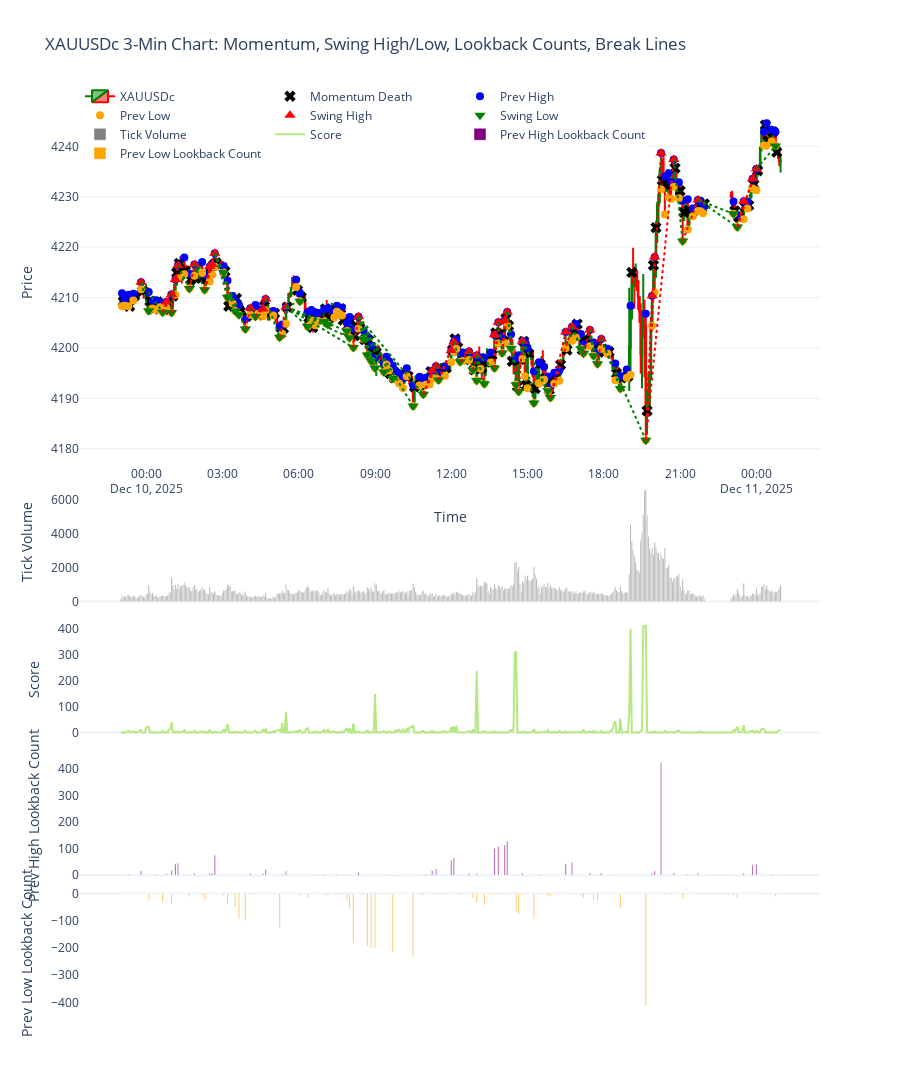

Notebook code for this chart:
### Code cell
import MetaTrader5 as mt5 
import pandas as pd
import numpy as np
import plotly.graph_objects as go
from datetime import datetime, timedelta

# -------------------------
# 1. Initialize MT5
# -------------------------
if not mt5.initialize():
    print("MT5 initialization failed")
    mt5.shutdown()

# -------------------------
# 2. Fetch 3-minute data
# -------------------------
symbol = "XAUUSDc"
timeframe = mt5.TIMEFRAME_M3
n_bars = 500
utc_from = datetime.now() - timedelta(days=1)

rates = mt5.copy_rates_from(symbol, timeframe, utc_from, n_bars)
mt5.shutdown()

# -------------------------
# 3. Convert to DataFrame
# -------------------------
df = pd.DataFrame(rates)
df['time'] = pd.to_datetime(df['time'], unit='s')
df.set_index('time', inplace=True)

# -------------------------
# 4. Remove non-trading periods (weekends)
# -------------------------
df = df[df.index.dayofweek < 5]

# -------------------------
# 5. Compute Infinite Lookback Score (momentum)
# -------------------------
scores = [0]
for i in range(1, len(df)):
    curr_vol = df['tick_volume'].iloc[i]
    prev_vol = df['tick_volume'].iloc[i - 1]

    if curr_vol <= prev_vol:
        scores.append(0)
        continue

    score = 0
    j = i - 1
    while j >= 0:
        if df['tick_volume'].iloc[j] < curr_vol:
            score += 1
            j -= 1
        else:
            break
    scores.append(score)
df['score'] = scores

# -------------------------
# 6. Detect Momentum Death Points and prev high/low marks
# -------------------------
momentum_death_x = []
momentum_death_y = []
prev_high_x = []
prev_high_y = []
prev_low_x = []
prev_low_y = []

for i in range(1, len(df)):
    if df['score'].iloc[i - 1] > 0 and df['score'].iloc[i] == 0:
        momentum_death_x.append(df.index[i])
        momentum_death_y.append(df['close'].iloc[i])

        prev_high_x.append(df.index[i - 1])
        prev_high_y.append(df['high'].iloc[i - 1])

        prev_low_x.append(df.index[i - 1])
        prev_low_y.append(df['low'].iloc[i - 1])

# -------------------------
# 7. Compute Infinite-Left Lookback Count for Prev High
# -------------------------
prev_high_lookback_score = np.zeros(len(df))
prev_high_indices = [df.index.get_loc(x) for x in prev_high_x]

for idx in prev_high_indices:
    current_high = df['high'].iloc[idx]
    j = idx - 1
    lookback_count = 0
    while j >= 0:
        if df['low'].iloc[j] <= current_high <= df['high'].iloc[j]:
            break
        lookback_count += 1
        j -= 1
    prev_high_lookback_score[idx] = lookback_count
df['prev_high_lookback_score'] = prev_high_lookback_score

# -------------------------
# 8. Compute Infinite-Left Lookback Count for Prev Low (negative)
# -------------------------
prev_low_lookback_score = np.zeros(len(df))
prev_low_indices = [df.index.get_loc(x) for x in prev_low_x]

for idx in prev_low_indices:
    current_low = df['low'].iloc[idx]
    j = idx - 1
    lookback_count = 0
    while j >= 0:
        if df['low'].iloc[j] <= current_low <= df['high'].iloc[j]:
            break
        lookback_count += 1
        j -= 1
    prev_low_lookback_score[idx] = -lookback_count
df['prev_low_lookback_score'] = prev_low_lookback_score

# -------------------------
# 9. Detect Swing Highs and Swing Lows
# -------------------------
swing_high_x = []
swing_high_y = []
swing_low_x = []
swing_low_y = []

for i in range(len(df)):
    if df['prev_high_lookback_score'].iloc[i] >= 5:
        swing_high_x.append(df.index[i])
        swing_high_y.append(df['high'].iloc[i])
    if df['prev_low_lookback_score'].iloc[i] <= -5:
        swing_low_x.append(df.index[i])
        swing_low_y.append(df['low'].iloc[i])

# -------------------------
# 10. Prepare Break Lines Between Swing Points
# -------------------------
break_lines = []

# Combine swing highs and lows into a DataFrame
swings = pd.DataFrame({
    'time': swing_high_x + swing_low_x,
    'price': swing_high_y + swing_low_y,
    'type': ['high'] * len(swing_high_x) + ['low'] * len(swing_low_x)
})
swings = swings.sort_values('time').reset_index(drop=True)

# Connect each swing to nearest previous opposite swing
for i in range(1, len(swings)):
    current = swings.iloc[i]
    for j in range(i - 1, -1, -1):
        prev = swings.iloc[j]
        if prev['type'] != current['type']:
            line_color = 'red' if prev['type'] == 'low' and current['type'] == 'high' else 'green'
            break_lines.append(dict(
                type="line",
                x0=prev['time'],
                y0=prev['price'],
                x1=current['time'],
                y1=current['price'],
                line=dict(color=line_color, width=2, dash='dot'),
                xref="x",
                yref="y",
                layer="above"
            ))
            break

# -------------------------
# 11. Plot 5-pane chart with Swing High/Low and Break Lines
# -------------------------
fig = go.Figure()

# Price pane
fig.add_trace(go.Candlestick(
    x=df.index,
    open=df['open'],
    high=df['high'],
    low=df['low'],
    close=df['close'],
    name='XAUUSDc',
    increasing_line_color='green',
    decreasing_line_color='red'
))

# Momentum-death markers
fig.add_trace(go.Scatter(
    x=momentum_death_x,
    y=momentum_death_y,
    mode='markers',
    name='Momentum Death',
    marker=dict(size=10, color='black', symbol='x'),
    yaxis='y'
))

# Prev high/low circles
fig.add_trace(go.Scatter(
    x=prev_high_x,
    y=prev_high_y,
    mode='markers',
    name='Prev High',
    marker=dict(size=8, color='blue', symbol='circle'),
    yaxis='y'
))
fig.add_trace(go.Scatter(
    x=prev_low_x,
    y=prev_low_y,
    mode='markers',
    name='Prev Low',
    marker=dict(size=8, color='orange', symbol='circle'),
    yaxis='y'
))

# Swing High/Low markers
fig.add_trace(go.Scatter(
    x=swing_high_x,
    y=swing_high_y,
    mode='markers',
    name='Swing High',
    marker=dict(size=10, color='red', symbol='triangle-up'),
    yaxis='y'
))
fig.add_trace(go.Scatter(
    x=swing_low_x,
    y=swing_low_y,
    mode='markers',
    name='Swing Low',
    marker=dict(size=10, color='green', symbol='triangle-down'),
    yaxis='y'
))

# Tick Volume pane
fig.add_trace(go.Bar(
    x=df.index,
    y=df['tick_volume'],
    name='Tick Volume',
    marker_color='gray',
    yaxis='y2'
))

# Momentum score pane
fig.add_trace(go.Scatter(
    x=df.index,
    y=df['score'],
    mode='lines',
    name='Score',
    marker=dict(size=4),
    yaxis='y3'
))

# Prev High Lookback Count pane
fig.add_trace(go.Bar(
    x=df.index,
    y=df['prev_high_lookback_score'],
    name='Prev High Lookback Count',
    marker_color='purple',
    yaxis='y4'
))

# Prev Low Lookback Count pane (negative)
fig.add_trace(go.Bar(
    x=df.index,
    y=df['prev_low_lookback_score'],
    name='Prev Low Lookback Count',
    marker_color='orange',
    yaxis='y5'
))

# Layout with 5 panes
fig.update_layout(
    template='plotly_white',
    title='XAUUSDc 3-Min Chart: Momentum, Swing High/Low, Lookback Counts, Break Lines',
    xaxis=dict(title='Time', rangeslider=dict(visible=False)),
    yaxis=dict(title='Price', domain=[0.60, 1]),
    yaxis2=dict(title='Tick Volume', domain=[0.45, 0.58], showgrid=False),
    yaxis3=dict(title='Score', domain=[0.30, 0.43], showgrid=False),
    yaxis4=dict(title='Prev High Lookback Count', domain=[0.15, 0.28], showgrid=False),
    yaxis5=dict(title='Prev Low Lookback Count', domain=[0.00, 0.13], showgrid=False),
    height=1300,
    legend=dict(orientation='h', y=1.02, x=0),
    shapes=break_lines
)

fig.show()

### Figure 1 — Plotly figure (JSON) as saved in the notebook; plotly's stock layout.template omitted (floating-point values rounded to 4 significant figures; data arrays with more than 128 entries replaced by an {"elided": "..."} marker saying what was removed)
{"data": [{"close": {"elided": "500 float values"}, "decreasing": {"line": {"color": "red"}}, "high": {"elided": "500 float values"}, "increasing": {"line": {"color": "green"}}, "low": {"elided": "500 float values"}, "name": "XAUUSDc", "open": {"elided": "500 float values"}, "type": "candlestick", "x": {"elided": "500 str values"}}, {"marker": {"color": "black", "size": 10, "symbol": "x"}, "mode": "markers", "name": "Momentum Death", "type": "scatter", "x": {"elided": "142 str values"}, "y": {"elided": "142 float values"}, "yaxis": "y"}, {"marker": {"color": "blue", "size": 8, "symbol": "circle"}, "mode": "markers", "name": "Prev High", "type": "scatter", "x": {"elided": "142 str values"}, "y": {"elided": "142 float values"}, "yaxis": "y"}, {"marker": {"color": "orange", "size": 8, "symbol": "circle"}, "mode": "markers", "name": "Prev Low", "type": "scatter", "x": {"elided": "142 str values"}, "y": {"elided": "142 float values"}, "yaxis": "y"}, {"marker": {"color": "red", "size": 10, "symbol": "triangle-up"}, "mode": "markers", "name": "Swing High", "type": "scatter", "x": ["2025-12-09T23:48:00", "2025-12-10T00:48:00", "2025-12-10T01:00:00", "2025-12-10T01:09:00", "2025-12-10T01:15:00", "2025-12-10T01:54:00", "2025-12-10T02:30:00", "2025-12-10T02:36:00", "2025-12-10T02:42:00", "2025-12-10T04:06:00", "2025-12-10T04:36:00", "2025-12-10T04:42:00", "2025-12-10T05:30:00", "2025-12-10T08:21:00", "2025-12-10T11:15:00", "2025-12-10T11:24:00", "2025-12-10T12:00:00", "2025-12-10T12:06:00", "2025-12-10T12:42:00", "2025-12-10T13:00:00", "2025-12-10T13:42:00", "2025-12-10T13:51:00", "2025-12-10T14:06:00", "2025-12-10T14:12:00", "2025-12-10T14:48:00", "2025-12-10T16:30:00", "2025-12-10T16:45:00", "2025-12-10T17:27:00", "2025-12-10T17:54:00", "2025-12-10T19:54:00", "2025-12-10T20:00:00", "2025-12-10T20:15:00", "2025-12-10T20:45:00", "2025-12-10T21:42:00", "2025-12-10T23:30:00", "2025-12-10T23:51:00", "2025-12-11T00:00:00"], "y": [4213.0, 4209.0, 4211.0, 4214.0, 4216.0, 4217.0, 4216.0, 4217.0, 4219.0, 4208.0, 4208.0, 4210.0, 4208.0, 4206.0, 4195.0, 4196.0, 4200.0, 4201.0, 4199.0, 4199.0, 4203.0, 4205.0, 4205.0, 4207.0, 4201.0, 4203.0, 4204.0, 4204.0, 4202.0, 4210.0, 4218.0, 4239.0, 4237.0, 4229.0, 4229.0, 4234.0, 4235.0], "yaxis": "y"}, {"marker": {"color": "green", "size": 10, "symbol": "triangle-down"}, "mode": "markers", "name": "Swing Low", "type": "scatter", "x": ["2025-12-10T00:06:00", "2025-12-10T00:39:00", "2025-12-10T01:00:00", "2025-12-10T01:42:00", "2025-12-10T02:18:00", "2025-12-10T03:03:00", "2025-12-10T03:12:00", "2025-12-10T03:30:00", "2025-12-10T03:39:00", "2025-12-10T03:54:00", "2025-12-10T04:18:00", "2025-12-10T05:15:00", "2025-12-10T06:03:00", "2025-12-10T06:21:00", "2025-12-10T07:00:00", "2025-12-10T07:09:00", "2025-12-10T07:54:00", "2025-12-10T08:00:00", "2025-12-10T08:09:00", "2025-12-10T08:33:00", "2025-12-10T08:42:00", "2025-12-10T08:51:00", "2025-12-10T09:00:00", "2025-12-10T09:21:00", "2025-12-10T09:42:00", "2025-12-10T10:30:00", "2025-12-10T10:54:00", "2025-12-10T11:30:00", "2025-12-10T12:21:00", "2025-12-10T12:51:00", "2025-12-10T13:00:00", "2025-12-10T13:18:00", "2025-12-10T13:42:00", "2025-12-10T14:00:00", "2025-12-10T14:21:00", "2025-12-10T14:33:00", "2025-12-10T14:39:00", "2025-12-10T15:15:00", "2025-12-10T15:48:00", "2025-12-10T15:54:00", "2025-12-10T17:06:00", "2025-12-10T17:12:00", "2025-12-10T17:36:00", "2025-12-10T17:45:00", "2025-12-10T18:39:00", "2025-12-10T19:39:00", "2025-12-10T21:06:00", "2025-12-10T23:06:00", "2025-12-10T23:15:00", "2025-12-11T00:45:00"], "y": [4207.0, 4207.0, 4207.0, 4212.0, 4212.0, 4215.0, 4210.0, 4207.0, 4207.0, 4204.0, 4206.0, 4202.0, 4209.0, 4204.0, 4205.0, 4205.0, 4203.0, 4202.0, 4200.0, 4202.0, 4199.0, 4197.0, 4196.0, 4195.0, 4194.0, 4188.0, 4191.0, 4194.0, 4197.0, 4196.0, 4194.0, 4193.0, 4196.0, 4199.0, 4200.0, 4193.0, 4191.0, 4189.0, 4191.0, 4190.0, 4200.0, 4199.0, 4198.0, 4197.0, 4192.0, 4182.0, 4221.0, 4227.0, 4224.0, 4240.0], "yaxis": "y"}, {"marker": {"color": "gray"}, "name": "Tick Volume", "type": "bar", "x": {"elided": "500 str values"}, "y": {"elided": "500 int values"}, "yaxis": "y2"}, {"marker": {"size": 4}, "mode": "lines", "name": "Score", "type": "scatter", "x": {"elided": "500 str values"}, "y": {"elided": "500 int values"}, "yaxis": "y3"}, {"marker": {"color": "purple"}, "name": "Prev High Lookback Count", "type": "bar", "x": {"elided": "500 str values"}, "y": {"elided": "500 float values"}, "yaxis": "y4"}, {"marker": {"color": "orange"}, "name": "Prev Low Lookback Count", "type": "bar", "x": {"elided": "500 str values"}, "y": {"elided": "500 float values"}, "yaxis": "y5"}], "layout": {"height": 1300, "legend": {"orientation": "h", "x": 0, "y": 1.02}, "shapes": [{"layer": "above", "line": {"color": "green", "dash": "dot", "width": 2}, "type": "line", "x0": "2025-12-09T23:48:00", "x1": "2025-12-10T00:06:00", "xref": "x", "y0": 4213.0, "y1": 4207.0, "yref": "y"}, {"layer": "above", "line": {"color": "green", "dash": "dot", "width": 2}, "type": "line", "x0": "2025-12-09T23:48:00", "x1": "2025-12-10T00:39:00", "xref": "x", "y0": 4213.0, "y1": 4207.0, "yref": "y"}, {"layer": "above", "line": {"color": "red", "dash": "dot", "width": 2}, "type": "line", "x0": "2025-12-10T00:39:00", "x1": "2025-12-10T00:48:00", "xref": "x", "y0": 4207.0, "y1": 4209.0, "yref": "y"}, {"layer": "above", "line": {"color": "red", "dash": "dot", "width": 2}, "type": "line", "x0": "2025-12-10T00:39:00", "x1": "2025-12-10T01:00:00", "xref": "x", "y0": 4207.0, "y1": 4211.0, "yref": "y"}, {"layer": "above", "line": {"color": "green", "dash": "dot", "width": 2}, "type": "line", "x0": "2025-12-10T01:00:00", "x1": "2025-12-10T01:00:00", "xref": "x", "y0": 4211.0, "y1": 4207.0, "yref": "y"}, {"layer": "above", "line": {"color": "red", "dash": "dot", "width": 2}, "type": "line", "x0": "2025-12-10T01:00:00", "x1": "2025-12-10T01:09:00", "xref": "x", "y0": 4207.0, "y1": 4214.0, "yref": "y"}, {"layer": "above", "line": {"color": "red", "dash": "dot", "width": 2}, "type": "line", "x0": "2025-12-10T01:00:00", "x1": "2025-12-10T01:15:00", "xref": "x", "y0": 4207.0, "y1": 4216.0, "yref": "y"}, {"layer": "above", "line": {"color": "green", "dash": "dot", "width": 2}, "type": "line", "x0": "2025-12-10T01:15:00", "x1": "2025-12-10T01:42:00", "xref": "x", "y0": 4216.0, "y1": 4212.0, "yref": "y"}, {"layer": "above", "line": {"color": "red", "dash": "dot", "width": 2}, "type": "line", "x0": "2025-12-10T01:42:00", "x1": "2025-12-10T01:54:00", "xref": "x", "y0": 4212.0, "y1": 4217.0, "yref": "y"}, {"layer": "above", "line": {"color": "green", "dash": "dot", "width": 2}, "type": "line", "x0": "2025-12-10T01:54:00", "x1": "2025-12-10T02:18:00", "xref": "x", "y0": 4217.0, "y1": 4212.0, "yref": "y"}, {"layer": "above", "line": {"color": "red", "dash": "dot", "width": 2}, "type": "line", "x0": "2025-12-10T02:18:00", "x1": "2025-12-10T02:30:00", "xref": "x", "y0": 4212.0, "y1": 4216.0, "yref": "y"}, {"layer": "above", "line": {"color": "red", "dash": "dot", "width": 2}, "type": "line", "x0": "2025-12-10T02:18:00", "x1": "2025-12-10T02:36:00", "xref": "x", "y0": 4212.0, "y1": 4217.0, "yref": "y"}, {"layer": "above", "line": {"color": "red", "dash": "dot", "width": 2}, "type": "line", "x0": "2025-12-10T02:18:00", "x1": "2025-12-10T02:42:00", "xref": "x", "y0": 4212.0, "y1": 4219.0, "yref": "y"}, {"layer": "above", "line": {"color": "green", "dash": "dot", "width": 2}, "type": "line", "x0": "2025-12-10T02:42:00", "x1": "2025-12-10T03:03:00", "xref": "x", "y0": 4219.0, "y1": 4215.0, "yref": "y"}, {"layer": "above", "line": {"color": "green", "dash": "dot", "width": 2}, "type": "line", "x0": "2025-12-10T02:42:00", "x1": "2025-12-10T03:12:00", "xref": "x", "y0": 4219.0, "y1": 4210.0, "yref": "y"}, {"layer": "above", "line": {"color": "green", "dash": "dot", "width": 2}, "type": "line", "x0": "2025-12-10T02:42:00", "x1": "2025-12-10T03:30:00", "xref": "x", "y0": 4219.0, "y1": 4207.0, "yref": "y"}, {"layer": "above", "line": {"color": "green", "dash": "dot", "width": 2}, "type": "line", "x0": "2025-12-10T02:42:00", "x1": "2025-12-10T03:39:00", "xref": "x", "y0": 4219.0, "y1": 4207.0, "yref": "y"}, {"layer": "above", "line": {"color": "green", "dash": "dot", "width": 2}, "type": "line", "x0": "2025-12-10T02:42:00", "x1": "2025-12-10T03:54:00", "xref": "x", "y0": 4219.0, "y1": 4204.0, "yref": "y"}, {"layer": "above", "line": {"color": "red", "dash": "dot", "width": 2}, "type": "line", "x0": "2025-12-10T03:54:00", "x1": "2025-12-10T04:06:00", "xref": "x", "y0": 4204.0, "y1": 4208.0, "yref": "y"}, {"layer": "above", "line": {"color": "green", "dash": "dot", "width": 2}, "type": "line", "x0": "2025-12-10T04:06:00", "x1": "2025-12-10T04:18:00", "xref": "x", "y0": 4208.0, "y1": 4206.0, "yref": "y"}, {"layer": "above", "line": {"color": "red", "dash": "dot", "width": 2}, "type": "line", "x0": "2025-12-10T04:18:00", "x1": "2025-12-10T04:36:00", "xref": "x", "y0": 4206.0, "y1": 4208.0, "yref": "y"}, {"layer": "above", "line": {"color": "red", "dash": "dot", "width": 2}, "type": "line", "x0": "2025-12-10T04:18:00", "x1": "2025-12-10T04:42:00", "xref": "x", "y0": 4206.0, "y1": 4210.0, "yref": "y"}, {"layer": "above", "line": {"color": "green", "dash": "dot", "width": 2}, "type": "line", "x0": "2025-12-10T04:42:00", "x1": "2025-12-10T05:15:00", "xref": "x", "y0": 4210.0, "y1": 4202.0, "yref": "y"}, {"layer": "above", "line": {"color": "red", "dash": "dot", "width": 2}, "type": "line", "x0": "2025-12-10T05:15:00", "x1": "2025-12-10T05:30:00", "xref": "x", "y0": 4202.0, "y1": 4208.0, "yref": "y"}, {"layer": "above", "line": {"color": "green", "dash": "dot", "width": 2}, "type": "line", "x0": "2025-12-10T05:30:00", "x1": "2025-12-10T06:03:00", "xref": "x", "y0": 4208.0, "y1": 4209.0, "yref": "y"}, {"layer": "above", "line": {"color": "green", "dash": "dot", "width": 2}, "type": "line", "x0": "2025-12-10T05:30:00", "x1": "2025-12-10T06:21:00", "xref": "x", "y0": 4208.0, "y1": 4204.0, "yref": "y"}, {"layer": "above", "line": {"color": "green", "dash": "dot", "width": 2}, "type": "line", "x0": "2025-12-10T05:30:00", "x1": "2025-12-10T07:00:00", "xref": "x", "y0": 4208.0, "y1": 4205.0, "yref": "y"}, {"layer": "above", "line": {"color": "green", "dash": "dot", "width": 2}, "type": "line", "x0": "2025-12-10T05:30:00", "x1": "2025-12-10T07:09:00", "xref": "x", "y0": 4208.0, "y1": 4205.0, "yref": "y"}, {"layer": "above", "line": {"color": "green", "dash": "dot", "width": 2}, "type": "line", "x0": "2025-12-10T05:30:00", "x1": "2025-12-10T07:54:00", "xref": "x", "y0": 4208.0, "y1": 4203.0, "yref": "y"}, {"layer": "above", "line": {"color": "green", "dash": "dot", "width": 2}, "type": "line", "x0": "2025-12-10T05:30:00", "x1": "2025-12-10T08:00:00", "xref": "x", "y0": 4208.0, "y1": 4202.0, "yref": "y"}, {"layer": "above", "line": {"color": "green", "dash": "dot", "width": 2}, "type": "line", "x0": "2025-12-10T05:30:00", "x1": "2025-12-10T08:09:00", "xref": "x", "y0": 4208.0, "y1": 4200.0, "yref": "y"}, {"layer": "above", "line": {"color": "red", "dash": "dot", "width": 2}, "type": "line", "x0": "2025-12-10T08:09:00", "x1": "2025-12-10T08:21:00", "xref": "x", "y0": 4200.0, "y1": 4206.0, "yref": "y"}, {"layer": "above", "line": {"color": "green", "dash": "dot", "width": 2}, "type": "line", "x0": "2025-12-10T08:21:00", "x1": "2025-12-10T08:33:00", "xref": "x", "y0": 4206.0, "y1": 4202.0, "yref": "y"}, {"layer": "above", "line": {"color": "green", "dash": "dot", "width": 2}, "type": "line", "x0": "2025-12-10T08:21:00", "x1": "2025-12-10T08:42:00", "xref": "x", "y0": 4206.0, "y1": 4199.0, "yref": "y"}, {"layer": "above", "line": {"color": "green", "dash": "dot", "width": 2}, "type": "line", "x0": "2025-12-10T08:21:00", "x1": "2025-12-10T08:51:00", "xref": "x", "y0": 4206.0, "y1": 4197.0, "yref": "y"}, {"layer": "above", "line": {"color": "green", "dash": "dot", "width": 2}, "type": "line", "x0": "2025-12-10T08:21:00", "x1": "2025-12-10T09:00:00", "xref": "x", "y0": 4206.0, "y1": 4196.0, "yref": "y"}, {"layer": "above", "line": {"color": "green", "dash": "dot", "width": 2}, "type": "line", "x0": "2025-12-10T08:21:00", "x1": "2025-12-10T09:21:00", "xref": "x", "y0": 4206.0, "y1": 4195.0, "yref": "y"}, {"layer": "above", "line": {"color": "green", "dash": "dot", "width": 2}, "type": "line", "x0": "2025-12-10T08:21:00", "x1": "2025-12-10T09:42:00", "xref": "x", "y0": 4206.0, "y1": 4194.0, "yref": "y"}, {"layer": "above", "line": {"color": "green", "dash": "dot", "width": 2}, "type": "line", "x0": "2025-12-10T08:21:00", "x1": "2025-12-10T10:30:00", "xref": "x", "y0": 4206.0, "y1": 4188.0, "yref": "y"}, {"layer": "above", "line": {"color": "green", "dash": "dot", "width": 2}, "type": "line", "x0": "2025-12-10T08:21:00", "x1": "2025-12-10T10:54:00", "xref": "x", "y0": 4206.0, "y1": 4191.0, "yref": "y"}, {"layer": "above", "line": {"color": "red", "dash": "dot", "width": 2}, "type": "line", "x0": "2025-12-10T10:54:00", "x1": "2025-12-10T11:15:00", "xref": "x", "y0": 4191.0, "y1": 4195.0, "yref": "y"}, {"layer": "above", "line": {"color": "red", "dash": "dot", "width": 2}, "type": "line", "x0": "2025-12-10T10:54:00", "x1": "2025-12-10T11:24:00", "xref": "x", "y0": 4191.0, "y1": 4196.0, "yref": "y"}, {"layer": "above", "line": {"color": "green", "dash": "dot", "width": 2}, "type": "line", "x0": "2025-12-10T11:24:00", "x1": "2025-12-10T11:30:00", "xref": "x", "y0": 4196.0, "y1": 4194.0, "yref": "y"}, {"layer": "above", "line": {"color": "red", "dash": "dot", "width": 2}, "type": "line", "x0": "2025-12-10T11:30:00", "x1": "2025-12-10T12:00:00", "xref": "x", "y0": 4194.0, "y1": 4200.0, "yref": "y"}, {"layer": "above", "line": {"color": "red", "dash": "dot", "width": 2}, "type": "line", "x0": "2025-12-10T11:30:00", "x1": "2025-12-10T12:06:00", "xref": "x", "y0": 4194.0, "y1": 4201.0, "yref": "y"}, {"layer": "above", "line": {"color": "green", "dash": "dot", "width": 2}, "type": "line", "x0": "2025-12-10T12:06:00", "x1": "2025-12-10T12:21:00", "xref": "x", "y0": 4201.0, "y1": 4197.0, "yref": "y"}, {"layer": "above", "line": {"color": "red", "dash": "dot", "width": 2}, "type": "line", "x0": "2025-12-10T12:21:00", "x1": "2025-12-10T12:42:00", "xref": "x", "y0": 4197.0, "y1": 4199.0, "yref": "y"}, {"layer": "above", "line": {"color": "green", "dash": "dot", "width": 2}, "type": "line", "x0": "2025-12-10T12:42:00", "x1": "2025-12-10T12:51:00", "xref": "x", "y0": 4199.0, "y1": 4196.0, "yref": "y"}, {"layer": "above", "line": {"color": "red", "dash": "dot", "width": 2}, "type": "line", "x0": "2025-12-10T12:51:00", "x1": "2025-12-10T13:00:00", "xref": "x", "y0": 4196.0, "y1": 4199.0, "yref": "y"}, {"layer": "above", "line": {"color": "green", "dash": "dot", "width": 2}, "type": "line", "x0": "2025-12-10T13:00:00", "x1": "2025-12-10T13:00:00", "xref": "x", "y0": 4199.0, "y1": 4194.0, "yref": "y"}, {"layer": "above", "line": {"color": "green", "dash": "dot", "width": 2}, "type": "line", "x0": "2025-12-10T13:00:00", "x1": "2025-12-10T13:18:00", "xref": "x", "y0": 4199.0, "y1": 4193.0, "yref": "y"}, {"layer": "above", "line": {"color": "green", "dash": "dot", "width": 2}, "type": "line", "x0": "2025-12-10T13:00:00", "x1": "2025-12-10T13:42:00", "xref": "x", "y0": 4199.0, "y1": 4196.0, "yref": "y"}, {"layer": "above", "line": {"color": "red", "dash": "dot", "width": 2}, "type": "line", "x0": "2025-12-10T13:42:00", "x1": "2025-12-10T13:42:00", "xref": "x", "y0": 4196.0, "y1": 4203.0, "yref": "y"}, {"layer": "above", "line": {"color": "red", "dash": "dot", "width": 2}, "type": "line", "x0": "2025-12-10T13:42:00", "x1": "2025-12-10T13:51:00", "xref": "x", "y0": 4196.0, "y1": 4205.0, "yref": "y"}, {"layer": "above", "line": {"color": "green", "dash": "dot", "width": 2}, "type": "line", "x0": "2025-12-10T13:51:00", "x1": "2025-12-10T14:00:00", "xref": "x", "y0": 4205.0, "y1": 4199.0, "yref": "y"}, {"layer": "above", "line": {"color": "red", "dash": "dot", "width": 2}, "type": "line", "x0": "2025-12-10T14:00:00", "x1": "2025-12-10T14:06:00", "xref": "x", "y0": 4199.0, "y1": 4205.0, "yref": "y"}, {"layer": "above", "line": {"color": "red", "dash": "dot", "width": 2}, "type": "line", "x0": "2025-12-10T14:00:00", "x1": "2025-12-10T14:12:00", "xref": "x", "y0": 4199.0, "y1": 4207.0, "yref": "y"}, {"layer": "above", "line": {"color": "green", "dash": "dot", "width": 2}, "type": "line", "x0": "2025-12-10T14:12:00", "x1": "2025-12-10T14:21:00", "xref": "x", "y0": 4207.0, "y1": 4200.0, "yref": "y"}, {"layer": "above", "line": {"color": "green", "dash": "dot", "width": 2}, "type": "line", "x0": "2025-12-10T14:12:00", "x1": "2025-12-10T14:33:00", "xref": "x", "y0": 4207.0, "y1": 4193.0, "yref": "y"}, {"layer": "above", "line": {"color": "green", "dash": "dot", "width": 2}, "type": "line", "x0": "2025-12-10T14:12:00", "x1": "2025-12-10T14:39:00", "xref": "x", "y0": 4207.0, "y1": 4191.0, "yref": "y"}, {"layer": "above", "line": {"color": "red", "dash": "dot", "width": 2}, "type": "line", "x0": "2025-12-10T14:39:00", "x1": "2025-12-10T14:48:00", "xref": "x", "y0": 4191.0, "y1": 4201.0, "yref": "y"}, {"layer": "above", "line": {"color": "green", "dash": "dot", "width": 2}, "type": "line", "x0": "2025-12-10T14:48:00", "x1": "2025-12-10T15:15:00", "xref": "x", "y0": 4201.0, "y1": 4189.0, "yref": "y"}, {"layer": "above", "line": {"color": "green", "dash": "dot", "width": 2}, "type": "line", "x0": "2025-12-10T14:48:00", "x1": "2025-12-10T15:48:00", "xref": "x", "y0": 4201.0, "y1": 4191.0, "yref": "y"}, {"layer": "above", "line": {"color": "green", "dash": "dot", "width": 2}, "type": "line", "x0": "2025-12-10T14:48:00", "x1": "2025-12-10T15:54:00", "xref": "x", "y0": 4201.0, "y1": 4190.0, "yref": "y"}, {"layer": "above", "line": {"color": "red", "dash": "dot", "width": 2}, "type": "line", "x0": "2025-12-10T15:54:00", "x1": "2025-12-10T16:30:00", "xref": "x", "y0": 4190.0, "y1": 4203.0, "yref": "y"}, {"layer": "above", "line": {"color": "red", "dash": "dot", "width": 2}, "type": "line", "x0": "2025-12-10T15:54:00", "x1": "2025-12-10T16:45:00", "xref": "x", "y0": 4190.0, "y1": 4204.0, "yref": "y"}, {"layer": "above", "line": {"color": "green", "dash": "dot", "width": 2}, "type": "line", "x0": "2025-12-10T16:45:00", "x1": "2025-12-10T17:06:00", "xref": "x", "y0": 4204.0, "y1": 4200.0, "yref": "y"}, {"layer": "above", "line": {"color": "green", "dash": "dot", "width": 2}, "type": "line", "x0": "2025-12-10T16:45:00", "x1": "2025-12-10T17:12:00", "xref": "x", "y0": 4204.0, "y1": 4199.0, "yref": "y"}, {"layer": "above", "line": {"color": "red", "dash": "dot", "width": 2}, "type": "line", "x0": "2025-12-10T17:12:00", "x1": "2025-12-10T17:27:00", "xref": "x", "y0": 4199.0, "y1": 4204.0, "yref": "y"}, {"layer": "above", "line": {"color": "green", "dash": "dot", "width": 2}, "type": "line", "x0": "2025-12-10T17:27:00", "x1": "2025-12-10T17:36:00", "xref": "x", "y0": 4204.0, "y1": 4198.0, "yref": "y"}, {"layer": "above", "line": {"color": "green", "dash": "dot", "width": 2}, "type": "line", "x0": "2025-12-10T17:27:00", "x1": "2025-12-10T17:45:00", "xref": "x", "y0": 4204.0, "y1": 4197.0, "yref": "y"}, {"layer": "above", "line": {"color": "red", "dash": "dot", "width": 2}, "type": "line", "x0": "2025-12-10T17:45:00", "x1": "2025-12-10T17:54:00", "xref": "x", "y0": 4197.0, "y1": 4202.0, "yref": "y"}, {"layer": "above", "line": {"color": "green", "dash": "dot", "width": 2}, "type": "line", "x0": "2025-12-10T17:54:00", "x1": "2025-12-10T18:39:00", "xref": "x", "y0": 4202.0, "y1": 4192.0, "yref": "y"}, {"layer": "above", "line": {"color": "green", "dash": "dot", "width": 2}, "type": "line", "x0": "2025-12-10T17:54:00", "x1": "2025-12-10T19:39:00", "xref": "x", "y0": 4202.0, "y1": 4182.0, "yref": "y"}, {"layer": "above", "line": {"color": "red", "dash": "dot", "width": 2}, "type": "line", "x0": "2025-12-10T19:39:00", "x1": "2025-12-10T19:54:00", "xref": "x", "y0": 4182.0, "y1": 4210.0, "yref": "y"}, {"layer": "above", "line": {"color": "red", "dash": "dot", "width": 2}, "type": "line", "x0": "2025-12-10T19:39:00", "x1": "2025-12-10T20:00:00", "xref": "x", "y0": 4182.0, "y1": 4218.0, "yref": "y"}, {"layer": "above", "line": {"color": "red", "dash": "dot", "width": 2}, "type": "line", "x0": "2025-12-10T19:39:00", "x1": "2025-12-10T20:15:00", "xref": "x", "y0": 4182.0, "y1": 4239.0, "yref": "y"}, {"layer": "above", "line": {"color": "red", "dash": "dot", "width": 2}, "type": "line", "x0": "2025-12-10T19:39:00", "x1": "2025-12-10T20:45:00", "xref": "x", "y0": 4182.0, "y1": 4237.0, "yref": "y"}, {"layer": "above", "line": {"color": "green", "dash": "dot", "width": 2}, "type": "line", "x0": "2025-12-10T20:45:00", "x1": "2025-12-10T21:06:00", "xref": "x", "y0": 4237.0, "y1": 4221.0, "yref": "y"}, {"layer": "above", "line": {"color": "red", "dash": "dot", "width": 2}, "type": "line", "x0": "2025-12-10T21:06:00", "x1": "2025-12-10T21:42:00", "xref": "x", "y0": 4221.0, "y1": 4229.0, "yref": "y"}, {"layer": "above", "line": {"color": "green", "dash": "dot", "width": 2}, "type": "line", "x0": "2025-12-10T21:42:00", "x1": "2025-12-10T23:06:00", "xref": "x", "y0": 4229.0, "y1": 4227.0, "yref": "y"}, {"layer": "above", "line": {"color": "green", "dash": "dot", "width": 2}, "type": "line", "x0": "2025-12-10T21:42:00", "x1": "2025-12-10T23:15:00", "xref": "x", "y0": 4229.0, "y1": 4224.0, "yref": "y"}, {"layer": "above", "line": {"color": "red", "dash": "dot", "width": 2}, "type": "line", "x0": "2025-12-10T23:15:00", "x1": "2025-12-10T23:30:00", "xref": "x", "y0": 4224.0, "y1": 4229.0, "yref": "y"}, {"layer": "above", "line": {"color": "red", "dash": "dot", "width": 2}, "type": "line", "x0": "2025-12-10T23:15:00", "x1": "2025-12-10T23:51:00", "xref": "x", "y0": 4224.0, "y1": 4234.0, "yref": "y"}, {"layer": "above", "line": {"color": "red", "dash": "dot", "width": 2}, "type": "line", "x0": "2025-12-10T23:15:00", "x1": "2025-12-11T00:00:00", "xref": "x", "y0": 4224.0, "y1": 4235.0, "yref": "y"}, {"layer": "above", "line": {"color": "green", "dash": "dot", "width": 2}, "type": "line", "x0": "2025-12-11T00:00:00", "x1": "2025-12-11T00:45:00", "xref": "x", "y0": 4235.0, "y1": 4240.0, "yref": "y"}], "title": {"text": "XAUUSDc 3-Min Chart: Momentum, Swing High/Low, Lookback Counts, Break Lines"}, "xaxis": {"rangeslider": {"visible": false}, "title": {"text": "Time"}}, "yaxis": {"domain": [0.6, 1], "title": {"text": "Price"}}, "yaxis2": {"domain": [0.45, 0.58], "showgrid": false, "title": {"text": "Tick Volume"}}, "yaxis3": {"domain": [0.3, 0.43], "showgrid": false, "title": {"text": "Score"}}, "yaxis4": {"domain": [0.15, 0.28], "showgrid": false, "title": {"text": "Prev High Lookback Count"}}, "yaxis5": {"domain": [0, 0.13], "showgrid": false, "title": {"text": "Prev Low Lookback Count"}}}}
